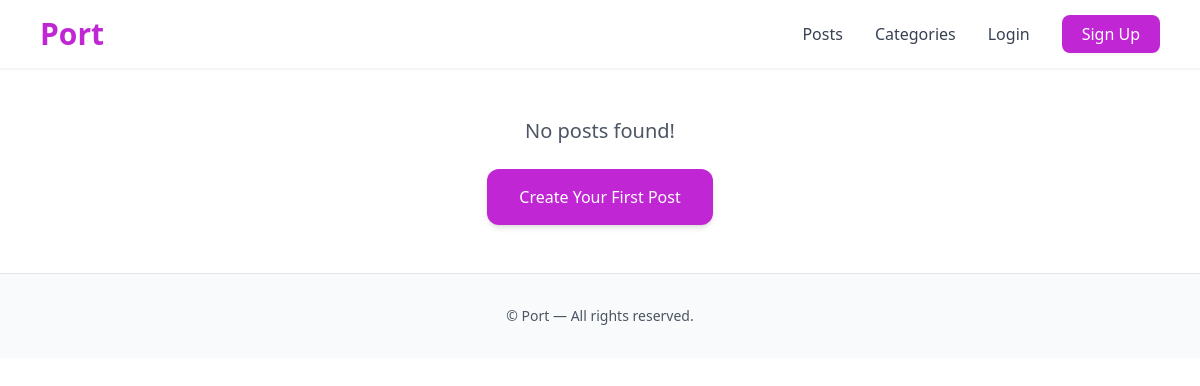
/posts/, run on an earlier commit of the app's database.
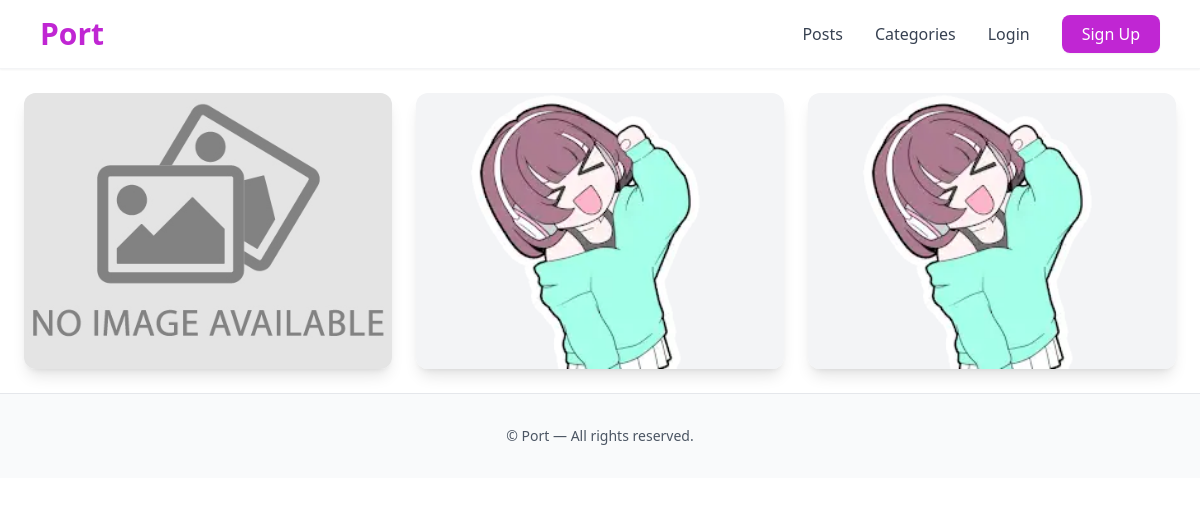
And on a later commit of the database.
### app/models.py (models this page shows, shortened)
class Post(models.Model):
    post_category = models.ForeignKey(Category, on_delete=models.SET_NULL, null=True, blank=True, related_name='posts')
    post_img = models.ImageField(upload_to='posts', blank=True, null=True)
    post_name = models.CharField(max_length=200)
    post_alt = models.CharField(max_length=200, blank=True, null=True)
    post_description = models.TextField(blank=True, null=True)
    author = models.ForeignKey(User, on_delete=models.CASCADE, related_name='posts')
    post_created_at = models.DateTimeField(auto_now_add=True, editable=False)
    post_modified_at = models.DateTimeField(auto_now=True, editable=False, db_index=True)
    class Meta:
        ordering = ['-post_created_at']

### app/views.py (the view)
# urls.py: path('', views.ListPost.as_view(), name='list-posts'),
class ListPost(ListView):
    model = Post
    template_name = 'app/listpost.html'
    context_object_name = 'posts'
    paginate_by = 12

### app/context_processors.py (called while the page is built)
def profile_context(request):
    if request.user.is_authenticated:
        try:
            profile = request.user.profile
        except Profile.DoesNotExist:
            profile = None
        return {'profile': profile}
    return {'profile': None}

### app/templates/app/listpost.html (shortened to what this page needs)
{% extends 'base.html' %}
{% load static %}
{% block content %}
  {% if posts %}
    <div class="grid grid-cols-1 sm:grid-cols-2 lg:grid-cols-3 xl:grid-cols-4 gap-6 p-4 md:p-6">
      {% for post in page_obj %}
        <div class="group relative overflow-hidden rounded-xl shadow-lg hover:shadow-2xl transition-shadow duration-300 bg-white">
          <a href="{% url 'app:detail-post' post.pk %}" class="block">
            <div class="aspect-[4/3] overflow-hidden bg-gray-100">
              {% if post.post_img %}
                <img
                  src="{{ post.post_img.url }}"
                  alt="{{ post.post_alt|default:post.post_name }}"
                  class="w-full h-full object-cover transition-transform duration-500 group-hover:scale-110 group-hover:brightness-90"
                  loading="lazy"
                >
              {% endif %}
            </div>
            <div class="absolute bottom-4 left-0 right-0 px-4 text-center">
            </div>
          </a>
        </div>
      {% endfor %}
    </div>
  {% else %}
    <div class="text-center py-12">
      <p class="text-xl text-gray-600 mb-6">No posts found!</p>
      <a href="{% url 'app:create-post' %}"
         class="inline-block px-8 py-4 bg-fuchsia-600 hover:bg-fuchsia-700 text-white font-medium rounded-xl shadow-md hover:shadow-lg transition-all duration-300">
        Create Your First Post
      </a>
    </div>
  {% endif %}
{% endblock %}

What changed in the data, as far as the page shows it:
added Post: post_img (placeholder picture)
added Post: post_img (picture)
added Post: post_img (picture)
Also different on the page:
text no longer shown: "No posts found! Create Your First Post"
